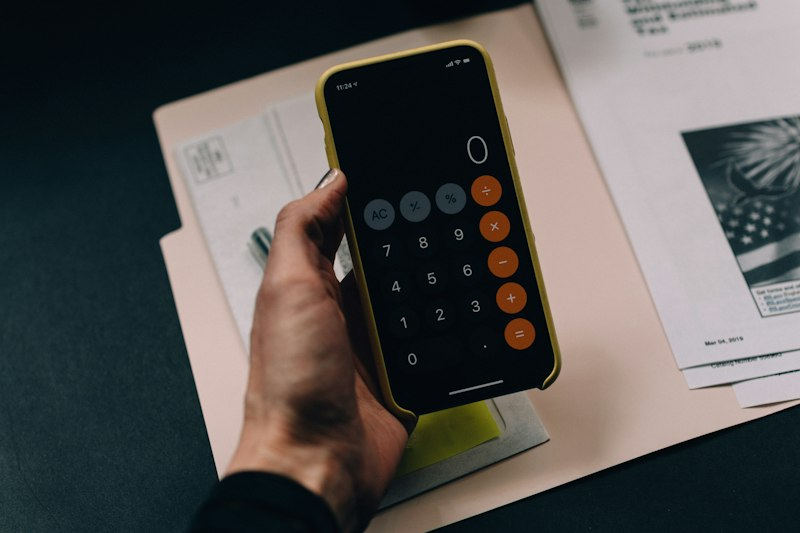
#> input picture sample_receipt.jpg, 800 x 533 px
$ python generate_preview.py
#> lines starting #> are read from the running program, lines starting #| are printed output that depends on the picture
import urllib.request
from PIL import Image, ImageDraw, ImageFont

url = "https://images.unsplash.com/photo-1554224155-8d04cb21cd6c?auto=format&fit=crop&q=80&w=800"
urllib.request.urlretrieve(url, "sample_receipt.jpg")
#> (this line was passed over: the network is not available in this run)

img = Image.open("sample_receipt.jpg")
#> img is the input picture: PIL image 800x533 RGB; mean R, G, B 86.7, 84.4, 82.5

wpercent = (800 / float(img.size[0]))
#> wpercent = 1
hsize = int((float(img.size[1]) * float(wpercent)))
#> hsize = 533
img = img.resize((800, hsize), Image.Resampling.LANCZOS)

draw = ImageDraw.Draw(img, 'RGBA')

rect_y1 = img.height - 100
#> rect_y1 = 433
rect_y2 = img.height
#> rect_y2 = 533
draw.rectangle([(0, rect_y1), (800, rect_y2)], fill=(0, 0, 0, 160))

watermark_text = "Lat: 26.143254, Lng: 91.789654\nGS Road, Dispur, Guwahati, Assam\nTime: 06/10/2026, 06:30:45 PM"

try:
    font = ImageFont.truetype("arial.ttf", 22)
except IOError:
    font = ImageFont.load_default()

draw.text((15, rect_y1 + 15), watermark_text, fill=(255, 255, 255, 255), font=font)

artifact_dir = r"C:\Users\MIS\.gemini\antigravity\brain\2d82ab4e-64e7-4cf5-9c42-db3034ce58ab"
output_path = artifact_dir + "\\gps_watermark_preview.jpg"
img.save(output_path, "JPEG", quality=65)
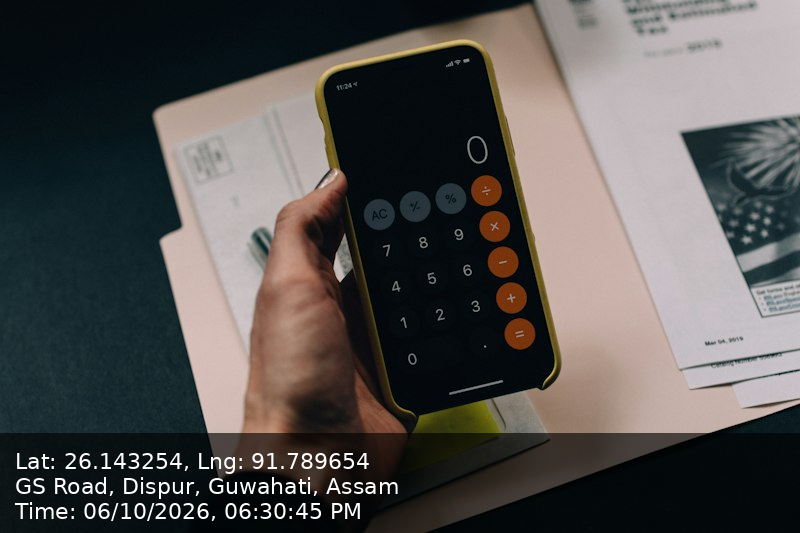
#> saved as gps_watermark_preview.jpg: PIL image 800x533 RGB; mean R, G, B 83.8, 81.2, 79.5

print("Generated:", output_path)
